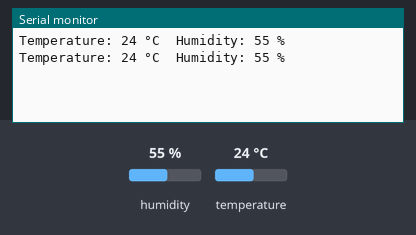
A sketch run on a simulated ESP8266 (NodeMCU). On the bench: the last lines printed to the serial monitor. The inputs (shaded band) are chosen by the test bench; at power-on: humidity 55 %, temperature 24 °C.

Above: at 1.3 s.
1.4 s: humidity set to 22 %
At 2.0 s:
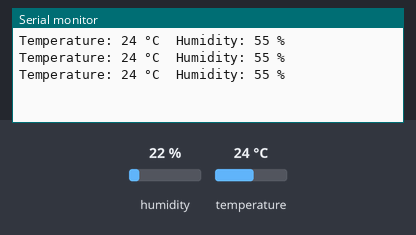
2.9 s: temperature set to 12 °C
At 3.6 s:
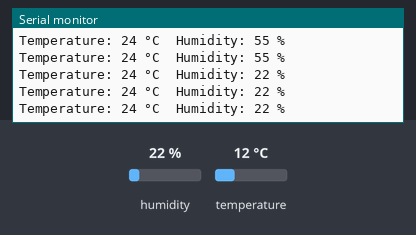
4.4 s: humidity set to 40 %
At 5.1 s:
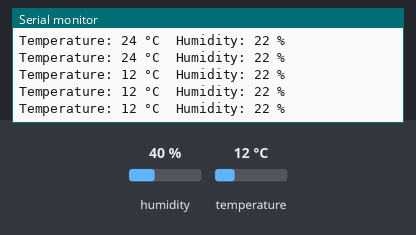
Timing chart, 0 to 7.4 s (numbered marks = the images above; inputs shaded):
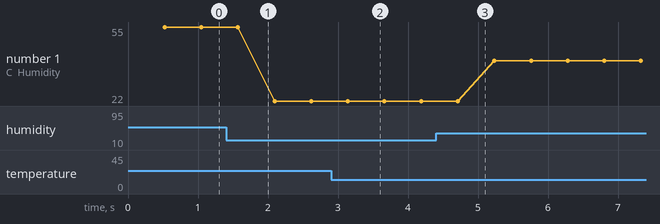

The sketch:

ReadTempAndHumidity.ino
```cpp
// (licence header left out)
// Include the DHT11 library for interfacing with the sensor.
#include <DHT11.h>

// Create an instance of the DHT11 class.
// - For Arduino: Connect the sensor to Digital I/O Pin 2.
// - For ESP32: Connect the sensor to pin GPIO2 or P2.
// - For ESP8266: Connect the sensor to GPIO2 or D4.
DHT11 dht11(14);

void setup() {
    // Initialize serial communication to allow debugging and data readout.
    // Using a baud rate of 9600 bps.
    Serial.begin(9600);

    // Uncomment the line below to set a custom delay between sensor readings (in milliseconds).
    // dht11.setDelay(500); // Set this to the desired delay. Default is 500ms.
}

void loop() {
    int temperature = 0;
    int humidity = 0;

    // Attempt to read the temperature and humidity values from the DHT11 sensor.
    int result = dht11.readTemperatureHumidity(temperature, humidity);

    // Check the results of the readings.
    // If the reading is successful, print the temperature and humidity values.
    // If there are errors, print the appropriate error messages.
    if (result == 0) {
        Serial.print("Temperature: ");
        Serial.print(temperature);
        Serial.print(" °C\tHumidity: ");
        Serial.print(humidity);
        Serial.println(" %");
    } else {
        // Print error message based on the error code.
        Serial.println(DHT11::getErrorString(result));
    }
}
```

Measured:
- plotted number 1: 55 → 22 after the input at 1.4 s, 22 → 40 after the input at 4.4 s
